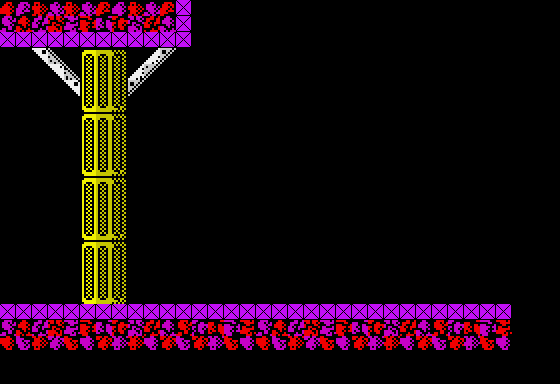

A level layout from a 2D game, rendered from its tile map. Below: a short description, then the map file with tile-grid data replaced by summaries:
An orthogonal 35x24 tile map with 16x16 px tiles, 4 tile layers (Stars, Tile Layer 1, Tile Layer 2, Collision), 31 tilesets and 5 objects (2x waggon, vitorc, louse_creator, mine).

<map version="1.0" orientation="orthogonal" width="35" height="24" tilewidth="16" tileheight="16">
 <properties>
  <property name="background_color" value="#000000" />
  <property name="nextLevel" value="L02S03" />
 </properties>
 <tileset firstgid="1" name="tiles" tilewidth="16" tileheight="16">
  <image source="../images/tiles.gif" width="240" height="512" />
 </tileset>
 <tileset firstgid="481" name="metatiles" tilewidth="16" tileheight="16">
  <image source="../images/metatiles.gif" width="128" height="16" />
  <tile id="0">
   <properties>
    <property name="type" value="solid" />
   </properties>
  </tile>
 </tileset>
 <tileset firstgid="489" name="ship" tilewidth="176" tileheight="128">
  <image source="../images/ship.gif" width="176" height="128" />
 </tileset>
 <tileset firstgid="490" name="ship_fire" tilewidth="16" tileheight="32">
  <image source="../images/ship_fire.gif" width="48" height="128" />
 </tileset>
 <tileset firstgid="502" name="light" tilewidth="16" tileheight="16">
  <image source="../images/light.gif" width="128" height="32" />
 </tileset>
 <tileset firstgid="518" name="vitorc" tilewidth="48" tileheight="64">
  <image source="../images/vitorc.gif" width="528" height="64" />
 </tileset>
 <tileset firstgid="529" name="turret" tilewidth="96" tileheight="80">
  <image source="../images/turret.gif" width="96" height="80" />
 </tileset>
 <tileset firstgid="530" name="cocoon" tilewidth="80" tileheight="128">
  <image source="../images/cocoon.gif" width="80" height="128" />
 </tileset>
 <tileset firstgid="531" name="radar" tilewidth="80" tileheight="128">
  <image source="../images/radar.gif" width="80" height="128" />
 </tileset>
 <tileset firstgid="532" name="rocket" tilewidth="64" tileheight="96">
  <image source="../images/rocket.gif" width="64" height="96" />
 </tileset>
 <tileset firstgid="533" name="grenade_pack" tilewidth="32" tileheight="32">
  <image source="../images/grenade_pack.gif" width="32" height="32" />
 </tileset>
 <tileset firstgid="534" name="teleport" tilewidth="64" tileheight="96">
  <image source="../images/teleport.gif" width="512" height="96" />
 </tileset>
 <tileset firstgid="542" name="piston" tilewidth="48" tileheight="64">
  <image source="../images/piston.gif" width="48" height="64" />
 </tileset>
 <tileset firstgid="543" name="bubble" tilewidth="32" tileheight="32">
  <image source="../images/bubble.gif" width="96" height="192" />
 </tileset>
 <tileset firstgid="561" name="rocks" tilewidth="16" tileheight="16">
  <image source="../images/rocks.gif" width="512" height="48" />
 </tileset>
 <tileset firstgid="657" name="incubator" tilewidth="64" tileheight="96">
  <image source="../images/incubator.gif" width="64" height="96" />
 </tileset>
 <tileset firstgid="658" name="ammo_pack" tilewidth="32" tileheight="32">
  <image source="../images/ammo_pack.gif" width="32" height="32" />
 </tileset>
 <tileset firstgid="659" name="double_launcher" tilewidth="64" tileheight="48">
  <image source="../images/double_launcher.gif" width="64" height="48" />
 </tileset>
 <tileset firstgid="660" name="mine" tilewidth="32" tileheight="16">
  <image source="../images/mine.gif" width="32" height="16" />
 </tileset>
 <tileset firstgid="661" name="missile_guidance" tilewidth="64" tileheight="64">
  <image source="../images/missile_guidance.gif" width="64" height="64" />
 </tileset>
 <tileset firstgid="662" name="gate" tilewidth="16" tileheight="16">
  <image source="../images/gate.gif" width="176" height="144" />
 </tileset>
 <tileset firstgid="761" name="interceptor" tilewidth="32" tileheight="32">
  <image source="../images/interceptor.gif" width="96" height="192" />
 </tileset>
 <tileset firstgid="779" name="jellyfish" tilewidth="32" tileheight="32">
  <image source="../images/jellyfish.gif" width="96" height="192" />
 </tileset>
 <tileset firstgid="797" name="egg" tilewidth="16" tileheight="16">
  <image source="../images/egg.png" width="32" height="16" />
 </tileset>
 <tileset firstgid="799" name="waggon" tilewidth="64" tileheight="80">
  <image source="../images/waggon.gif" width="64" height="80" />
 </tileset>
 <tileset firstgid="800" name="combined_launcher_top" tilewidth="80" tileheight="32">
  <image source="../images/combined_launcher_top.gif" width="80" height="32" />
 </tileset>
 <tileset firstgid="801" name="combined_launcher_bottom" tilewidth="96" tileheight="32">
  <image source="../images/combined_launcher_bottom.gif" width="96" height="32" />
 </tileset>
 <tileset firstgid="802" name="square_light" tilewidth="16" tileheight="16">
  <image source="../images/square_light.gif" width="128" height="16" />
 </tileset>
 <tileset firstgid="810" name="discharge" tilewidth="64" tileheight="32">
  <image source="../images/discharge.gif" width="320" height="256" />
 </tileset>
 <tileset firstgid="850" name="fungus" tilewidth="48" tileheight="64">
  <image source="../images/fungus.gif" width="48" height="64" />
 </tileset>
 <tileset firstgid="851" name="louse" tilewidth="32" tileheight="32">
  <image source="../images/louse.gif" width="96" height="192" />
 </tileset>
 <layer name="Stars" width="35" height="24">
  <data>[840 cells, 0 non-empty, 0 distinct tile ids]</data>
 </layer>
 <objectgroup name="Object Layer 3" width="35" height="24" />
 <layer name="Tile Layer 1" width="35" height="24">
  <data>[840 cells, 64 non-empty, 1 distinct tile ids]</data>
 </layer>
 <objectgroup color="#a41e0c" name="Object Layer 1" width="35" height="24">
  <object name="vitorc" gid="518" x="0" y="304" />
  <object name="waggon" gid="799" x="176" y="304" />
  <object name="waggon" gid="799" x="272" y="304" />
  <object name="louse_creator" gid="854" x="496" y="80">
   <properties>
    <property name="behavior" value="acceleration" />
   </properties>
  </object>
 </objectgroup>
 <objectgroup name="Object Layer 2" width="35" height="24" />
 <layer name="Tile Layer 2" width="35" height="24">
  <data>[840 cells, 205 non-empty, 133 distinct tile ids]</data>
 </layer>
 <objectgroup name="Object Layer 4" width="35" height="24">
  <object name="mine" gid="660" x="416" y="320" />
 </objectgroup>
 <layer name="Collision" width="35" height="24">
  <data>[840 cells, 46 non-empty, 1 distinct tile ids]</data>
 </layer>
</map>
